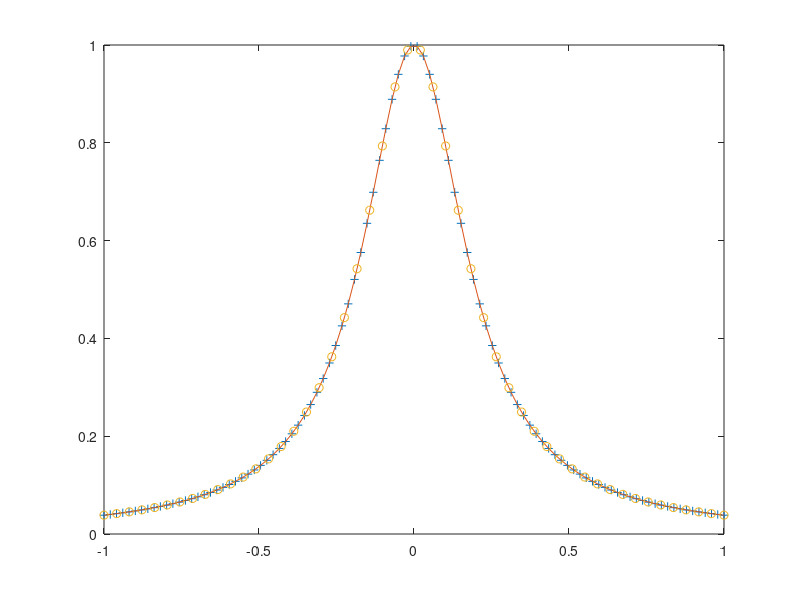

MATLAB code for this plot:
% TEST: cubic spline interpolation

nq = 100;   % query points
n  = 50;     % interpolation nodes

x = linspace(-1,1,n);
for i=1:n
    y(i)=1/(1 + 25*x(i)^2);
end

% 100 evenly spaced values between 0 and 100
xx = linspace(min(x),max(x),100);

% Get true function values
for i=1:nq
    ff(i)=1/(1 + 25*xx(i)^2);
end

% interpolate to get yy values
yy = spline(x,y,xx);

% yy = lagrange(xx,x,y);
% pre-computed y values are plotted with 'o',
% interpolated y values are plotted with '.'
plot(xx,yy,'+',xx,ff,x,y,'o');

% Wait for input
pause;
